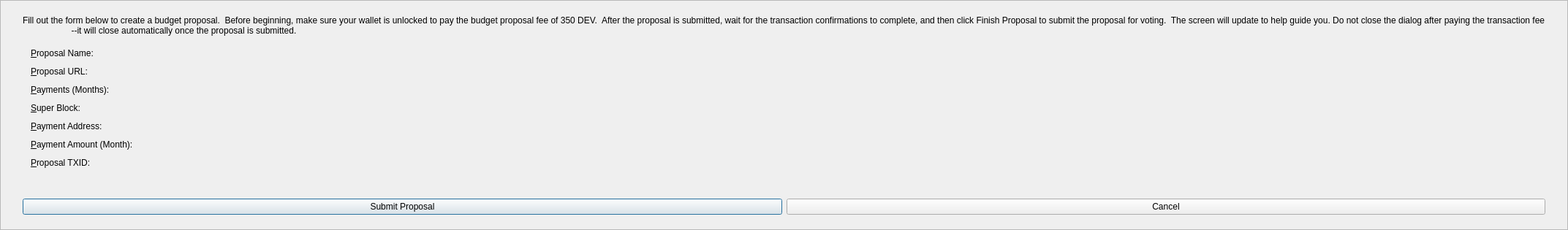
<?xml version="1.0" encoding="UTF-8"?>
<ui version="4.0">
 <class>ProposalDialog</class>
 <widget class="QDialog" name="ProposalDialog">
  <property name="geometry">
   <rect>
    <x>0</x>
    <y>0</y>
    <width>1845</width>
    <height>290</height>
   </rect>
  </property>
  <property name="windowTitle">
   <string>Budget Proposal</string>
  </property>
  <layout class="QVBoxLayout" name="verticalLayout">
   <property name="leftMargin">
    <number>0</number>
   </property>
   <property name="topMargin">
    <number>0</number>
   </property>
   <property name="rightMargin">
    <number>0</number>
   </property>
   <property name="bottomMargin">
    <number>0</number>
   </property>
   <item>
    <widget class="QFrame" name="frameContainer">
     <property name="frameShape">
      <enum>QFrame::StyledPanel</enum>
     </property>
     <property name="frameShadow">
      <enum>QFrame::Raised</enum>
     </property>
     <layout class="QVBoxLayout" name="verticalLayout" stretch="0,0,0">
      <property name="leftMargin">
       <number>30</number>
      </property>
      <property name="topMargin">
       <number>20</number>
      </property>
      <property name="rightMargin">
       <number>30</number>
      </property>
      <property name="bottomMargin">
       <number>20</number>
      </property>
      <item>
       <widget class="QLabel" name="infoLabel">
        <property name="text">
         <string>Fill out the form below to create a budget proposal.  Before beginning, make sure your wallet is unlocked to pay the budget proposal fee of 350 DEV.  After the proposal is submitted, wait for the transaction confirmations to complete, and then click Finish Proposal to submit the proposal for voting.  The screen will update to help guide you. Do not close the dialog after paying the transaction fee
                    --it will close automatically once the proposal is submitted.</string>
        </property>
       </widget>
      </item>
      <item>
       <layout class="QFormLayout" name="formLayout">
        <property name="fieldGrowthPolicy">
         <enum>QFormLayout::AllNonFixedFieldsGrow</enum>
        </property>
        <property name="horizontalSpacing">
         <number>11</number>
        </property>
        <property name="verticalSpacing">
         <number>11</number>
        </property>
        <property name="leftMargin">
         <number>11</number>
        </property>
        <property name="topMargin">
         <number>11</number>
        </property>
        <property name="rightMargin">
         <number>11</number>
        </property>
        <property name="bottomMargin">
         <number>11</number>
        </property>
        <item row="0" column="0">
         <widget class="QLabel" name="label">
          <property name="text">
           <string>&amp;Proposal Name:</string>
          </property>
          <property name="buddy">
           <cstring>nameEdit</cstring>
          </property>
         </widget>
        </item>
        <item row="0" column="1">
         <widget class="QValidatedLineEdit" name="nameEdit" native="true"/>
        </item>
        <item row="1" column="0">
         <widget class="QLabel" name="label_2">
          <property name="text">
           <string>&amp;Proposal URL:</string>
          </property>
          <property name="buddy">
           <cstring>urlEdit</cstring>
          </property>
         </widget>
        </item>
        <item row="1" column="1">
         <widget class="QValidatedLineEdit" name="urlEdit" native="true"/>
        </item>
        <item row="2" column="0">
         <widget class="QLabel" name="label_3">
          <property name="text">
           <string>&amp;Payments (Months):</string>
          </property>
          <property name="buddy">
           <cstring>paymentsEdit</cstring>
          </property>
         </widget>
        </item>
        <item row="2" column="1">
         <widget class="QValidatedLineEdit" name="paymentsEdit" native="true"/>
        </item>
        <item row="3" column="0">
         <widget class="QLabel" name="label_7">
          <property name="text">
           <string>&amp;Super Block:</string>
          </property>
          <property name="buddy">
           <cstring>blockEdit</cstring>
          </property>
         </widget>
        </item>
        <item row="3" column="1">
         <widget class="QValidatedLineEdit" name="blockEdit" native="true"/>
        </item>
        <item row="4" column="0">
         <widget class="QLabel" name="label_4">
          <property name="text">
           <string>&amp;Payment Address:</string>
          </property>
          <property name="buddy">
           <cstring>addressEdit</cstring>
          </property>
         </widget>
        </item>
        <item row="4" column="1">
         <widget class="QValidatedLineEdit" name="addressEdit" native="true"/>
        </item>
        <item row="5" column="0">
         <widget class="QLabel" name="label_5">
          <property name="text">
           <string>&amp;Payment Amount (Month):</string>
          </property>
          <property name="buddy">
           <cstring>amountEdit</cstring>
          </property>
         </widget>
        </item>
        <item row="5" column="1">
         <widget class="QValidatedLineEdit" name="amountEdit" native="true"/>
        </item>
        <item row="6" column="0">
         <widget class="QLabel" name="hashLabel">
          <property name="text">
           <string>&amp;Proposal TXID:</string>
          </property>
          <property name="buddy">
           <cstring>hashEdit</cstring>
          </property>
         </widget>
        </item>
        <item row="6" column="1">
         <widget class="QValidatedLineEdit" name="hashEdit" native="true"/>
        </item>
        <item row="7" column="1">
         <widget class="QLabel" name="confirmLabel">
          <property name="text">
           <string/>
          </property>
         </widget>
        </item>
       </layout>
      </item>
      <item>
       <layout class="QHBoxLayout" name="horizontalLayout">
        <item>
         <widget class="QPushButton" name="acceptButton">
          <property name="text">
           <string>Submit Proposal</string>
          </property>
         </widget>
        </item>
        <item>
         <widget class="QPushButton" name="cancelButton">
          <property name="text">
           <string>Cancel</string>
          </property>
         </widget>
        </item>
       </layout>
      </item>
     </layout>
    </widget>
   </item>
  </layout>
 </widget>
 <customwidgets>
  <customwidget>
   <class>QValidatedLineEdit</class>
   <extends>QWidget</extends>
   <header>qvalidatedlineedit.h</header>
  </customwidget>
 </customwidgets>
 <resources>
  <include location="../deviant.qrc"/>
 </resources>
 <connections/>
</ui>
